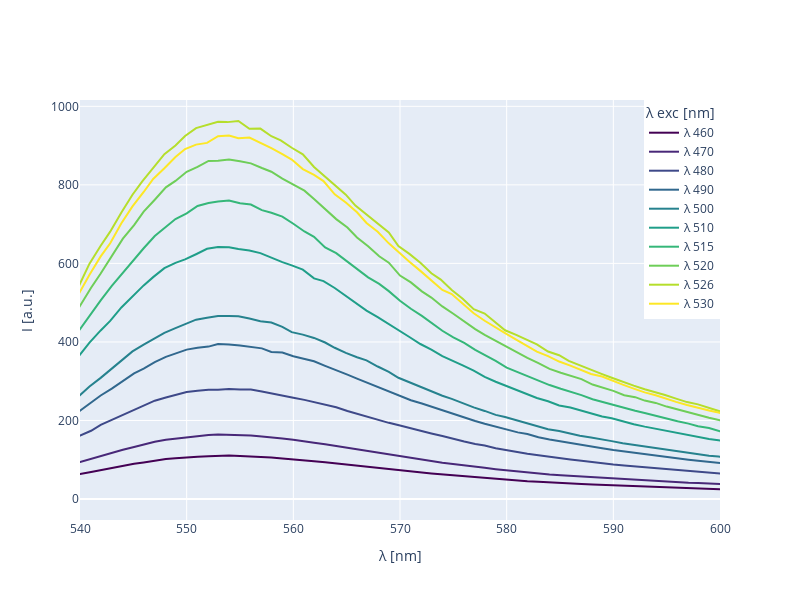

Here is the notebook cell this chart was saved with:
### Code cell
fig = go.Figure()
colors = px.colors.sequential.Viridis[:len(LAMBDA_ECC)]
for g,i in enumerate(LAMBDA_ECC):
    λ = data[f'λ {i}'].dropna().values
    I = data[f'I {i}'].dropna().values
    # c = colors[i]
    fig.add_trace(go.Scatter(x=λ, y=I, mode='lines', name=f'λ {i}', line=dict(color=colors[g])))

fig.update_layout(
    #title='Spettro di emissione della rodamina B con diversi lambda eccitazione',
    xaxis_title='λ [nm]',
    yaxis_title='I [a.u.]',
    legend_title='λ exc [nm]',
    width = 800,
    height = 600, 
    xaxis=dict(range=[540, 600])
    ,
    legend=dict(
        x=1,
        y=1,
        xanchor='right',
        yanchor='top'
    )
)

fig.write_html(dir_path + '/html/spettro_emissione_rodamina_eccitata_a_diverse_frequenze.html')
fig.write_image(dir_path + '/images/spettro_emissione_rodamina_eccitata_a_diverse_frequenze.png')
fig.show()
